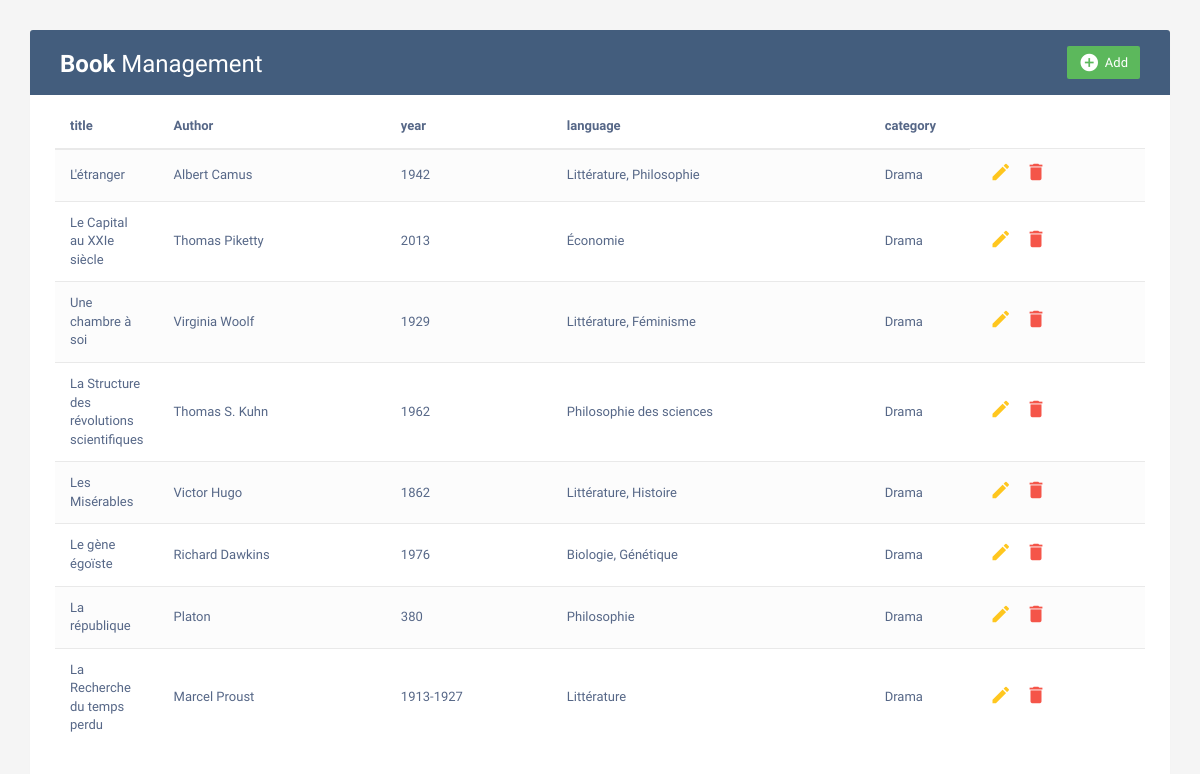
The page / on the database its author committed.
### tables this page shows
CREATE TABLE "livres" (
	"titre"	TEXT,
	"auteur"	TEXT,
	"annee"	NUMERIC,
	"id"	INTEGER,
	"domaine"	INTEGER,
	PRIMARY KEY("id" AUTOINCREMENT)
);

### website/views.py (the view)
@views.route('/')
def home():
    con=sqlite3.connect("database.db")
    con.row_factory=sqlite3.Row
    cur=con.cursor()
    cur.execute("select * from Livres")
    data = cur.fetchall()
    print(data)
    return render_template('home.html',datas=data)

### website/templates/home.html (shortened to what this page needs)
{% extends "base.html" %}
{% block content %}
<div class="container">
    <div class="table-wrapper">
        <div class="table-title">
            <div class="row">
                <div class="col-sm-6">
                    <h2><b>Book </b>Management</b></h2>
                </div>
                <div class="col-sm-6">
                    <a href="{{ url_for('views.add') }}" class="btn btn-success" data-toggle="modal"><i class="material-icons">&#xE147;</i> <span>Add </span></a>
                </div>
            </div>
        </div>
        <table class="table table-striped table-hover">
            <thead>
                <tr>
                    <th>title</th>
                    <th>Author</th>
                    <th>year</th>
                    <th>language</th>
                    <th>category</th>
                </tr>
            </thead>
            <tbody>
                {% for data in datas %}
                <tr>
                    <td>{{ data.titre }}</td>
                    <td>{{ data.auteur }}</td>
                    <td>{{ data.annee }}</td>
                    <td>{{ data.domaine }}</td>
                    <td>Drama</td>
                    <td>
                        <a href="#editEmployeeModal" class="edit" data-toggle="modal"><i class="material-icons" data-toggle="tooltip" title="Edit">&#xE254;</i></a>
                        <a href="#deleteEmployeeModal" class="delete" data-toggle="modal"><i class="material-icons" data-toggle="tooltip" title="Delete">&#xE872;</i></a>
                    </td>
                </tr>
                {% endfor %}
            </tbody>
        </table>
    </div>
</div>
{% endblock %}

### website/templates/base.html (shortened to what this page needs)
<!DOCTYPE html>
<html lang="en">
<head>
    <link rel="stylesheet" href="https://maxcdn.bootstrapcdn.com/font-awesome/4.7.0/css/font-awesome.min.css">
    <link rel="stylesheet" href="https://maxcdn.bootstrapcdn.com/bootstrap/3.3.7/css/bootstrap.min.css">
    <link rel="stylesheet" href="{{ url_for('static', filename='css/style.css') }}">
</head>
<body>
    {% block content %}
    {% endblock %}
</body>
</html>

### website/static/css/style.css (style rules this page uses)
body { color: #566787; background: #f5f5f5; font-family: 'Varela Round', sans-serif; font-size: 13px; }
.table-wrapper { background: #fff; padding: 20px 25px; margin: 30px 0; border-radius: 3px; box-shadow: 0 1px 1px rgba(0,0,0,.05); }
.table-title { padding-bottom: 15px; background: #435d7d; color: #fff; padding: 16px 30px; margin: -20px -25px 10px; border-radius: 3px 3px 0 0; }
.table-title h2 { margin: 5px 0 0; font-size: 24px; }
.table-title .btn { color: #fff; float: right; font-size: 13px; border: none; min-width: 50px; border-radius: 2px; border: none; outline: none !important; margin-left: 10px; }
.table-title .btn i { float: left; font-size: 21px; margin-right: 5px; }
.table-title .btn span { float: left; margin-top: 2px; }
table.table tr th, table.table tr td { border-color: #e9e9e9; padding: 12px 15px; vertical-align: middle; }
table.table tr th:first-child { width: 60px; }
table.table tr th:last-child { width: 100px; }
table.table-striped tbody tr:nth-of-type(odd) { background-color: #fcfcfc; }
table.table td:last-child i { opacity: 0.9; font-size: 22px; margin: 0 5px; }
table.table td a { font-weight: bold; color: #566787; display: inline-block; text-decoration: none; outline: none !important; }
table.table td a.edit { color: #FFC107; }
table.table td a.delete { color: #F44336; }
table.table td i { font-size: 19px; }

### rows shown on the page
livres: titre "L'étranger", auteur "Albert Camus", annee "1942", domaine "Littérature, Philosophie"
livres: titre "Le Capital au XXIe siècle", auteur "Thomas Piketty", annee "2013", domaine "Économie"
livres: titre "Une chambre à soi", auteur "Virginia Woolf", annee "1929", domaine "Littérature, Féminisme"
livres: titre "La Structure des révolutions scientifiques", auteur "Thomas S. Kuhn", annee "1962", domaine "Philosophie des sciences"
livres: titre "Les Misérables", auteur "Victor Hugo", annee "1862", domaine "Littérature, Histoire"
livres: titre "Le gène égoïste", auteur "Richard Dawkins", annee "1976", domaine "Biologie, Génétique"
livres: titre "La république", auteur "Platon", annee "380", domaine "Philosophie"
livres: titre "La Recherche du temps perdu", auteur "Marcel Proust", annee "1913-1927", domaine "Littérature"
